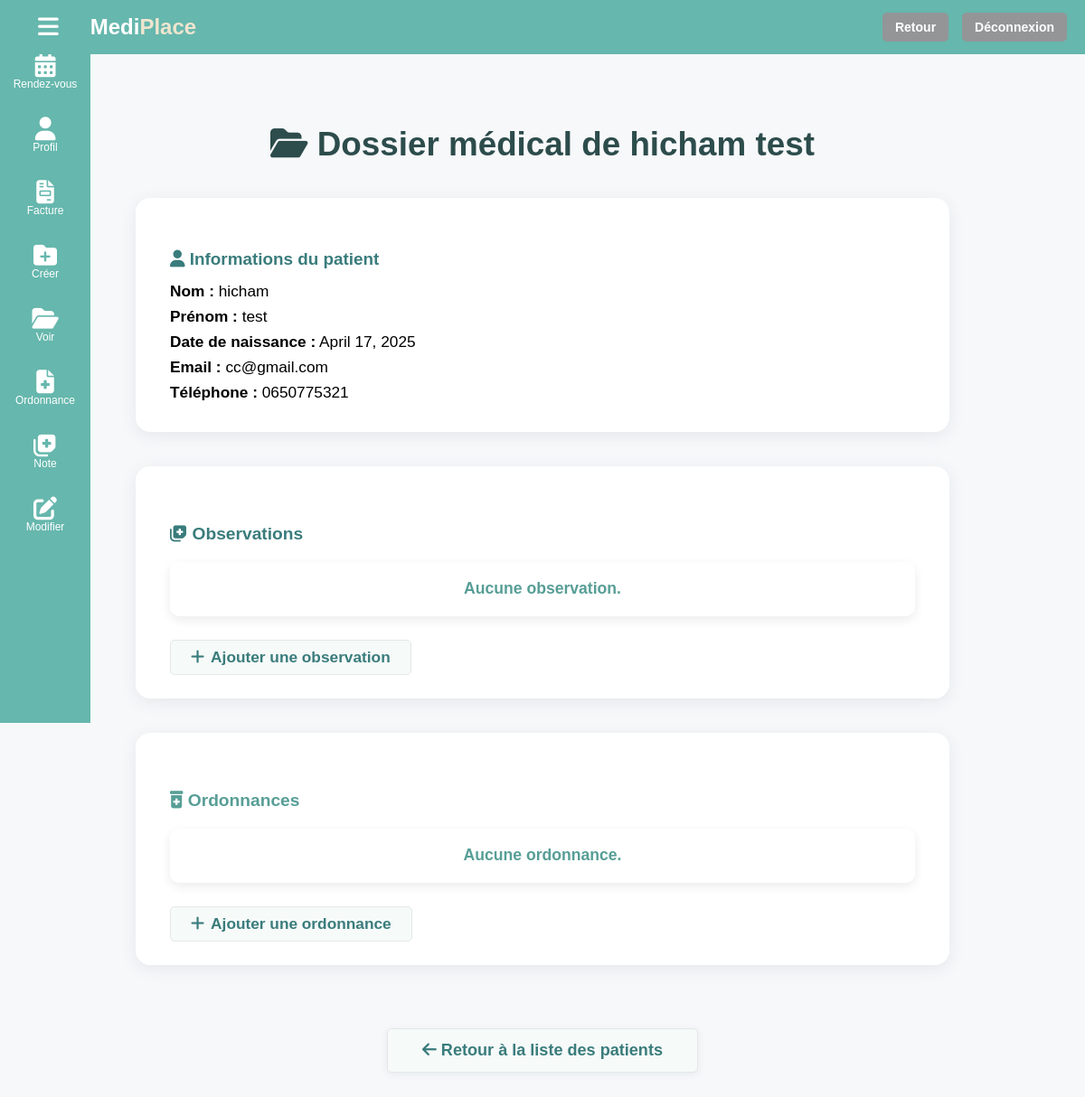
The app's page /dossier-patient-med/5/ (signed in), older data.
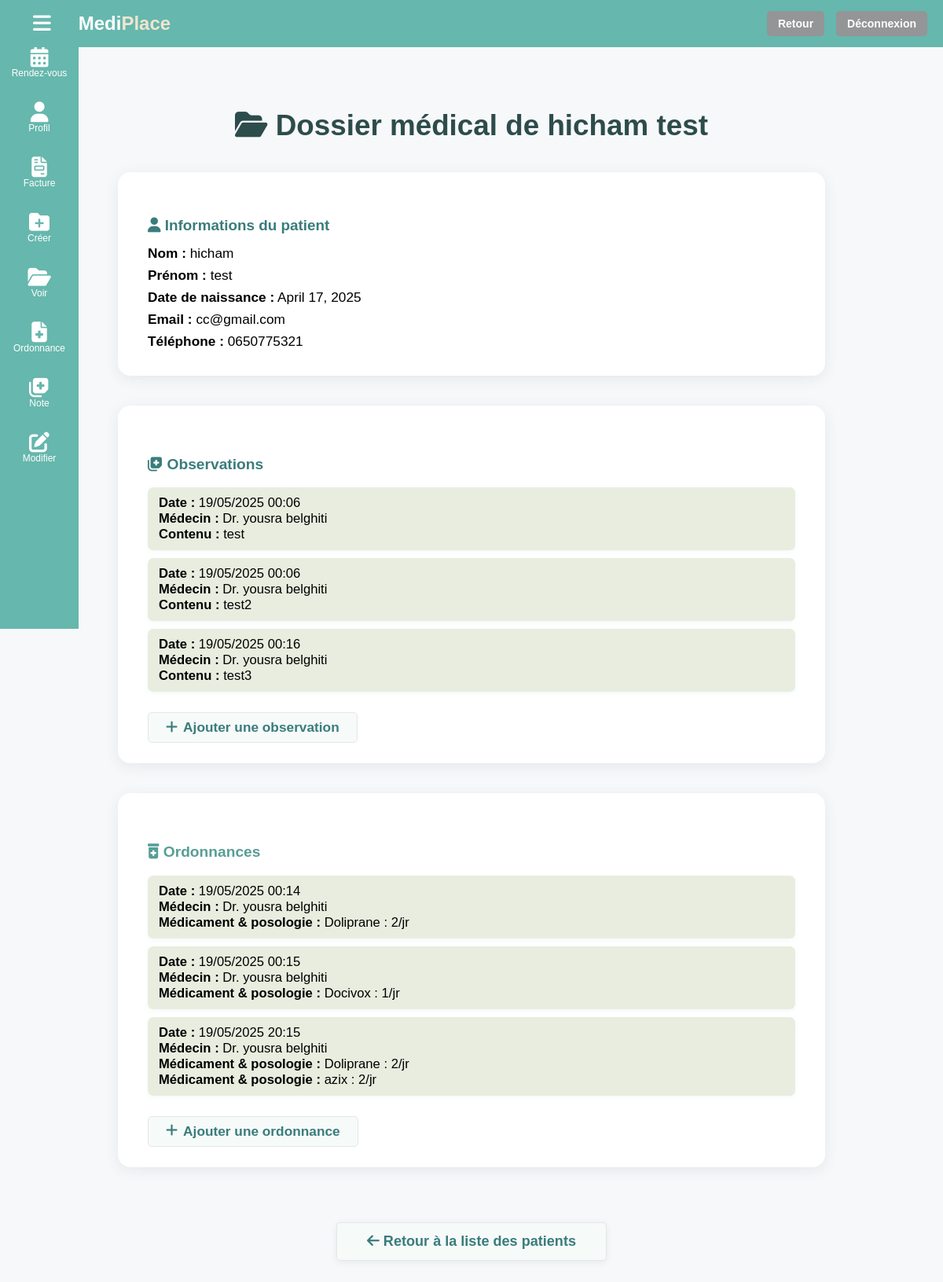
The same page, newer data.
### cabinet/models.py (models this page shows, shortened)
class Patient(models.Model):
    nom = models.CharField(max_length=50)
    prenom = models.CharField(max_length=50)
    email = models.EmailField(unique=True)
    numero_telephone = models.CharField(max_length=15)
    date_naissance = models.DateField()
    mot_de_passe = models.CharField(max_length=128)

class Observation(models.Model):
    dossier_medical = models.ForeignKey(DossierMedical, on_delete=models.CASCADE, related_name='observations')
    medecin = models.ForeignKey(Medecin, on_delete=models.CASCADE)
    date = models.DateTimeField(auto_now_add=True)
    contenu = models.TextField()

class Medecin(models.Model):
    nom = models.CharField(max_length=50)
    prenom = models.CharField(max_length=50)
    email = models.EmailField(unique=True)
    mot_de_passe = models.CharField(max_length=128)
    specialite = models.CharField(max_length=50)
    numero_telephone = models.CharField(max_length=15)
    ville = models.CharField(max_length=50)

class Ordonnance(models.Model):
    dossier_medical = models.ForeignKey(DossierMedical, on_delete=models.CASCADE, related_name='ordonnances')
    medecin = models.ForeignKey(Medecin, on_delete=models.CASCADE)
    date = models.DateTimeField(auto_now_add=True)
    contenu = models.TextField()  # Description des médicaments et posologies

### cabinet/views.py (the view)
# urls.py: path('dossier-patient-med/<int:patient_id>/', views.dossier_patient_med, name='dossier_patient_med'),
def dossier_patient_med(request, patient_id):
    email_med = request.session.get('user_email')
    if not email_med:
        return redirect('login')
    medecin = get_object_or_404(Medecin, email=email_med)
    patient = get_object_or_404(Patient, id=patient_id)
    dossier = DossierMedical.objects.filter(patient=patient).first()
    ordonnances = Ordonnance.objects.filter(dossier_medical=dossier) if dossier else []
    observations = Observation.objects.filter(dossier_medical=dossier) if dossier else []
    msg = None
    if request.method == 'POST' and 'ajouter_ordonnance' in request.POST:
        contenu = request.POST.get('contenu_ordonnance')
        if contenu and dossier:
            Ordonnance.objects.create(dossier_medical=dossier, medecin=medecin, contenu=contenu)
            msg = "Ordonnance ajoutée avec succès."
            ordonnances = Ordonnance.objects.filter(dossier_medical=dossier)
    if request.method == 'POST' and 'ajouter_observation' in request.POST:
        contenu = request.POST.get('contenu_observation')
        if contenu and dossier:
            Observation.objects.create(dossier_medical=dossier, medecin=medecin, contenu=contenu)
            msg = "Observation ajoutée avec succès."
            observations = Observation.objects.filter(dossier_medical=dossier)
    return render(request, 'cabinet/dossier_patient_med.html', {
        'patient': patient,
        'dossier': dossier,
        'ordonnances': ordonnances,
        'observations': observations,
        'msg': msg,
    })

### cabinet/templates/cabinet/dossier_patient_med.html (shortened to what this page needs)
{% include 'cabinet/headerbasepagemed.html' %}
<div class="dossier-bg">
  <div class="dossier-centered">
    <h2 class="dossier-title"><i class="fa fa-folder-open"></i> Dossier médical de {{ patient.nom }} {{ patient.prenom }}</h2>
    <div class="patient-card">
      <h4><i class="fa fa-user"></i> Informations du patient</h4>
      <div class="patient-info-row">
        <div><strong>Nom :</strong> {{ patient.nom }}</div>
        <div><strong>Prénom :</strong> {{ patient.prenom }}</div>
        <div><strong>Date de naissance :</strong> {{ patient.date_naissance }}</div>
        <div><strong>Email :</strong> {{ patient.email }}</div>
        <div><strong>Téléphone :</strong> {{ patient.numero_telephone }}</div>
      </div>
    </div>
    <div class="section-card">
      <h5 class="card-title-obs"><i class="fa fa-notes-medical"></i> Observations</h5>
      {% if observations %}
        <ul class="list-group-custom">
          {% for observation in observations %}
            <li class="mini-card">
              <div><strong>Date :</strong> {{ observation.date|date:'d/m/Y H:i' }}</div>
              <div><strong>Médecin :</strong> Dr. {{ observation.medecin.nom }} {{ observation.medecin.prenom }}</div>
              <div><strong>Contenu :</strong> {{ observation.contenu }}</div>
            </li>
          {% endfor %}
        </ul>
      {% else %}
        <div class="empty-history-msg">Aucune observation.</div>
      {% endif %}
      <a href="{% url 'ajout_observation_patient' patient.id %}" class="btn-action-add"><i class="fa fa-plus"></i> Ajouter une observation</a>
    </div>
    <div class="section-card">
      <h5 class="card-title-ordo"><i class="fa fa-prescription-bottle-alt"></i> Ordonnances</h5>
      {% if ordonnances %}
        <ul class="list-group-custom">
          {% for ordonnance in ordonnances %}
            <li class="mini-card">
              <div><strong>Date :</strong> {{ ordonnance.date|date:'d/m/Y H:i' }}</div>
              <div><strong>Médecin :</strong> Dr. {{ ordonnance.medecin.nom }} {{ ordonnance.medecin.prenom }}</div>
              {% for ligne in ordonnance.contenu.splitlines %}
                <div><strong>Médicament & posologie :</strong> {{ ligne }}</div>
              {% endfor %}
            </li>
          {% endfor %}
        </ul>
      {% else %}
        <div class="empty-history-msg">Aucune ordonnance.</div>
      {% endif %}
      <a href="{% url 'ajout_ordonnance_patient' patient.id %}" class="btn-action-add"><i class="fa fa-plus"></i> Ajouter une ordonnance</a>
    </div>
    <div class="retour-center">
      <a href="{% url 'mes_patients_med' %}" class="btn-retour-main"><i class="fa fa-arrow-left"></i> Retour à la liste des patients</a>
    </div>
  </div>
</div>

### cabinet/templates/cabinet/headerbasepagemed.html (shortened to what this page needs)
<!DOCTYPE html>
<html lang="fr">
<head>
  {% load static %}
  <link rel="stylesheet" href="https://cdnjs.cloudflare.com/ajax/libs/font-awesome/6.5.0/css/all.min.css">
    <link rel="stylesheet" href="{% static 'cabinet/css/headerbasepagemed.css' %}" />
</head>
<body>
  <header>
    <label for="toggle" class="menu-toggle">
      <i class="fa fa-bars"></i>
    </label>
    <div class="logo">
      <span class="medi">Medi</span><span class="place">Place</span>
    </div>
   <div class="header-buttons">
       <a href="{% url 'main_med' %}" class="nav-btn">Retour</a>
      <a href="{% url 'landing' %}" class="nav-btn">Déconnexion</a>
    </div>
  </header>
  <div class="main-container">
    <div class="sidebar">
      <div class="menu-item">
        <i class="fa fa-calendar-alt"></i>
        <span class="text-default"><a href="{% url 'mes_rdv_med' %}">Rendez-vous</a></span>
      </div>
      <div class="menu-item">
        <i class="fa fa-user"></i>
        <span class="text-default"><a href="{% url 'voirprflmed' %}">Profil</a></span>
      </div>
      <div class="menu-item">
        <i class="fa fa-file-invoice"></i>
        <span class="text-default"><a href="{% url 'genfact' %}">Facture</a></span>
      </div>
      <div class="menu-item">
        <i class="fa fa-folder-plus"></i>
        <span class="text-default"><a href="{% url 'createfolder' %}">Créer</a></span>
      </div>
      <div class="menu-item">
        <i class="fa fa-folder-open"></i>
        <span class="text-default"><a href="{% url 'mes_patients_med' %}">Voir</a></span>
      </div>
      <div class="menu-item">
        <i class="fa fa-file-medical"></i>
        <span class="text-default"><a href="{% url 'ajoutordonnance' %}">Ordonnance</a></span>
      </div>
      <div class="menu-item">
        <i class="fa fa-notes-medical"></i>
        <span class="text-default"><a href="{% url 'ajoutobservation' %}">Note</a></span>
      </div>
      <div class="menu-item">
  <i class="fa fa-pen-to-square"></i>
  <span class="text-default"><a href="{% url 'updateprflmed' %}">Modifier</a></span>
</div>
    </div>
</body>
</html>

### cabinet/static/cabinet/css/headerbasepagemed.css (style rules this page uses)
* { box-sizing: border-box; }
body { margin: 0; font-family: Arial, sans-serif; overflow-y: auto; background: #f7f8fa; }
header { position: fixed !important; top: 0 !important; left: 0 !important; width: 100vw !important; height: 60px !important; background-color: #66B7AD !important; display: flex; align-items: center; padding: 0 20px; color: white; z-index: 2000 !important; }
.menu-toggle { margin-right: 35px; cursor: pointer; font-size: 26px; margin-left: 22px; }
.logo { font-size: 24px; font-weight: bold; }
.logo .medi { color: white; }
.logo .place { color: #F0E5CF; }
.main-container { display: flex; min-height: calc(100vh - 60px); margin-top: 60px !important; }
.sidebar { position: fixed; top: 60px; left: 0; width: 100px; height: calc(100vh - 60px); background-color: #66B7AD; display: flex; flex-direction: column; align-items: center; z-index: 10; }
.menu-item { color: white; margin-bottom: 30px; text-align: center; }
.menu-item i { font-size: 26px; }
.menu-item .text-default { font-size: 12px; display: block; }
.header-buttons { display: flex; gap: 15px; margin-left: auto; }
.nav-btn { background-color: #939597; color: white; padding: 8px 14px; border-radius: 5px; text-decoration: none; font-weight: bold; font-size: 14px; transition: background-color 0.3s ease; }
.menu-item a { text-decoration: none; color: inherit; }

### cabinet/templates/cabinet/dossier_patient_med.html (style rules this page uses)
.dossier-bg { min-height: 100vh; background: #f7f8fa; width: 100vw; }
.dossier-centered { max-width: 900px; margin: 0 auto; padding: 48px 0 48px 0; display: flex; flex-direction: column; gap: 38px; }
.dossier-title { font-size: 2.3rem; color: #2d4c4c; font-weight: 800; margin-bottom: 0; text-align: center; }
.patient-card, .section-card { background: #fff; border-radius: 16px; box-shadow: 0 4px 18px rgba(44, 62, 80, 0.09); padding: 32px 38px 26px 38px; margin: 0 auto; width: 100%; font-size: 1.15rem; }
.patient-card h4 { color: #3a7c7c; font-weight: 700; margin-bottom: 14px; font-size: 1.18rem; }
.patient-info-row > div { margin-bottom: 7px; font-size: 1.08rem; }
.card-title-ordo { color: #579e96; font-weight: 700; margin-bottom: 16px; font-size: 1.2rem; }
.card-title-obs { color: #3a7c7c; font-weight: 700; margin-bottom: 16px; font-size: 1.2rem; }
.list-group-custom { list-style: none; padding: 0; margin-bottom: 18px; }
.mini-card { background: #e8eddf; border-radius: 7px; margin-bottom: 10px; padding: 10px 14px; font-size: 1.04rem; box-shadow: 0 2px 6px rgba(102,183,173,0.08); }
.btn-action-add { background: #f6faf9; color: #3a7c7c; border-radius: 5px; padding: 8px 22px; text-decoration: none; font-weight: 600; font-size: 1.08rem; border: 1px solid #e3e8e7; transition: background 0.18s, color 0.18s; display: inline-flex; align-items: center; gap: 7px; margin-top: 8px; }
.retour-center { text-align: center; margin-top: 32px; margin-bottom: 0; }
.btn-retour-main { background: #f6faf9; color: #3a7c7c; border-radius: 5px; padding: 13px 38px; text-decoration: none; font-weight: 600; font-size: 1.13rem; border: 1px solid #e3e8e7; transition: background 0.18s, color 0.18s, box-shadow 0.18s; box-shadow: 0 2px 8px rgba(44, 62, 80, 0.08); display: inline-block; margin-top: 0; }
html, body { height: auto !important; min-height: 100vh; overflow-y: auto !important; }

Row changes from the older to the newer data that the page shows:
added Observation: date "19/05/2025 00:06", medecin.nom "yousra", medecin.prenom "belghiti", contenu "test"
added Observation: date "19/05/2025 00:06", medecin.nom "yousra", medecin.prenom "belghiti", contenu "test2"
added Observation: date "19/05/2025 00:16", medecin.nom "yousra", medecin.prenom "belghiti", contenu "test3"
added Ordonnance: date "19/05/2025 00:14", medecin.nom "yousra", medecin.prenom "belghiti", splitlines "Doliprane : 2/jr"
added Ordonnance: date "19/05/2025 00:15", medecin.nom "yousra", medecin.prenom "belghiti", splitlines "Docivox : 1/jr"
added Ordonnance: date "19/05/2025 20:15", medecin.nom "yousra", medecin.prenom "belghiti", splitlines "Doliprane : 2/jr" "azix : 2/jr"
Text that changed along with them:
text no longer shown: "Aucune observation. Aucune ordonnance."
